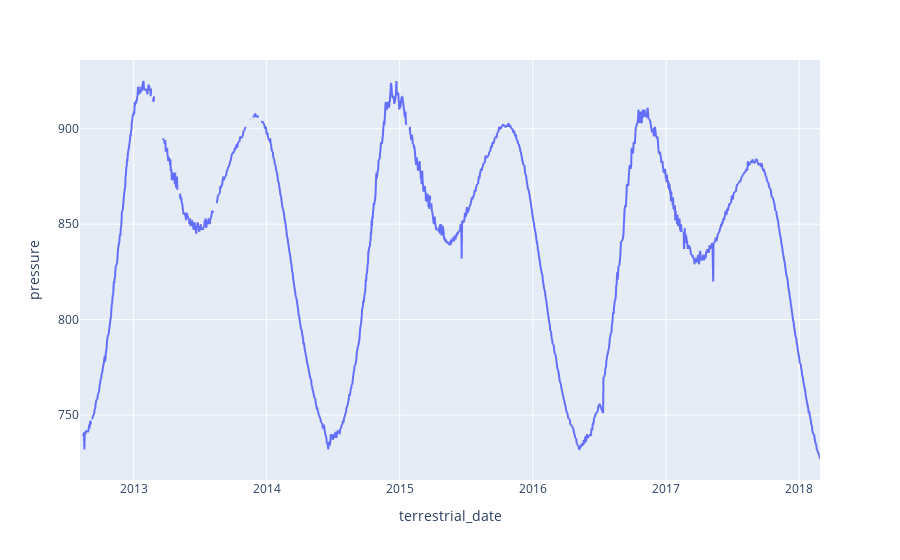

The cell this chart's notebook holds for it:
### Code cell
# Plot a line chart of the daily atmospheric pressure by terrestrial date
# note: you do not need to modify the dataframe
# use the original one you loaded at the beginning of the milestone.
fig = px.line(planet_weather, y="pressure", x='terrestrial_date')
fig

### Figure 1 — Plotly figure (JSON) as saved in the notebook; plotly's stock layout.template omitted (floating-point values rounded to 4 significant figures; data arrays with more than 128 entries replaced by an {"elided": "..."} marker saying what was removed)
{"data": [{"hovertemplate": "terrestrial_date=%{x}<br>pressure=%{y}<extra></extra>", "legendgroup": "", "line": {"color": "#636efa", "dash": "solid"}, "marker": {"symbol": "circle"}, "mode": "lines", "name": "", "showlegend": false, "type": "scattergl", "x": {"elided": "1894 str values"}, "xaxis": "x", "y": {"elided": "1894 int values"}, "yaxis": "y"}], "layout": {"autosize": true, "legend": {"tracegroupgap": 0}, "margin": {"t": 60}, "xaxis": {"anchor": "y", "autorange": true, "domain": [0, 1], "range": ["2012-08-07", "2018-02-27"], "title": {"text": "terrestrial_date"}, "type": "date"}, "yaxis": {"anchor": "x", "autorange": true, "domain": [0, 1], "range": [716, 936], "title": {"text": "pressure"}, "type": "linear"}}}
